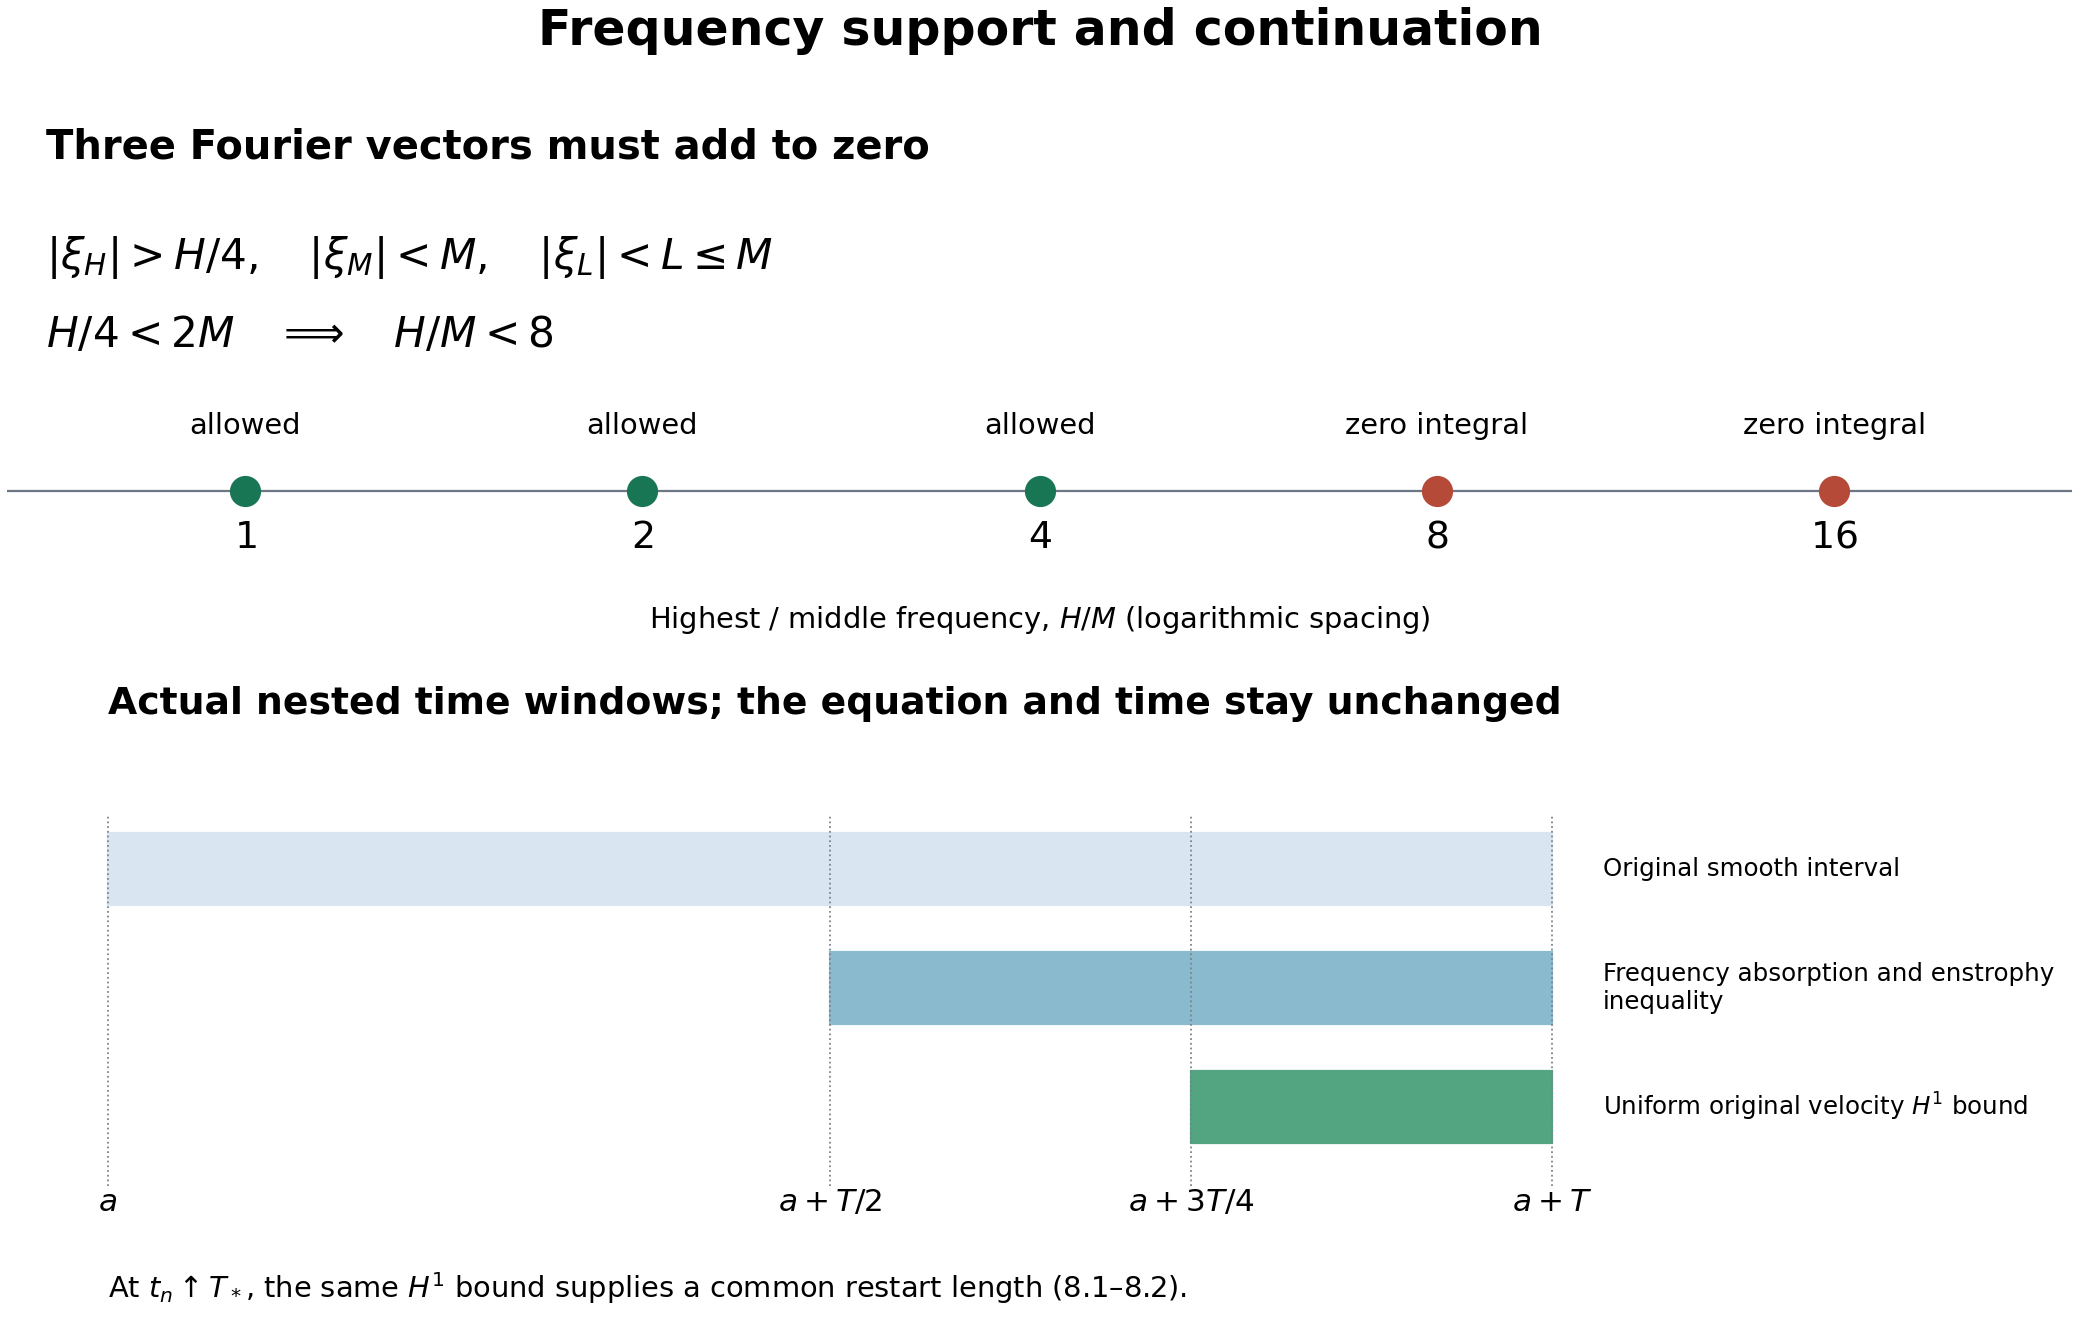

The Python source for this figure:
"""Exact support ratios and the physical time windows in 5.3 and 6.2–8.2."""
from pathlib import Path
import matplotlib
matplotlib.use('Agg')
import matplotlib.pyplot as plt
from matplotlib.patches import Rectangle
fig,axs=plt.subplots(2,1,figsize=(13,8.4),layout='constrained',gridspec_kw={'height_ratios':[1,1.2]})
ax=axs[0];ax.set_xlim(-.6,4.6);ax.set_ylim(-.7,2)
ax.axhline(0,color='#6c7685',lw=1)
for j,lab in enumerate(['1','2','4','8','16']):
    valid=j<=2
    ax.scatter(j,0,s=170,color='#197654' if valid else '#b54a38',zorder=4)
    ax.text(j,-.27,'$'+lab+'$',ha='center',fontsize=17)
    ax.text(j,.27,'allowed' if valid else 'zero integral',ha='center',fontsize=13)
ax.text(-.5,1.57,'Three Fourier vectors must add to zero',fontsize=18,weight='bold')
ax.text(-.5,1.05,r'$|\xi_H|>H/4,\quad |\xi_M|<M,\quad |\xi_L|<L\leq M$',fontsize=19)
ax.text(-.5,.68,r'$H/4<2M\quad\Longrightarrow\quad H/M<8$',fontsize=19)
ax.text(2,-.65,r'Highest / middle frequency, $H/M$ (logarithmic spacing)',ha='center',fontsize=13)
ax.set_axis_off()
ax=axs[1];ax.set_xlim(-.07,1.36);ax.set_ylim(-.65,1.25)
ax.text(0,1.08,'Actual nested time windows; the equation and time stay unchanged',fontsize=17,weight='bold')
for y,l,r,color,label in [(.65,0,1,'#d9e5f0','Original smooth interval'),(.32,.5,1,'#89bacd','Frequency absorption and enstrophy inequality'),(-.01,.75,1,'#53a481','Uniform original velocity $H^1$ bound')]:
    ax.add_patch(Rectangle((l,y-.1),r-l,.2,color=color))
    ax.text(1.035,y,label,va='center',fontsize=11,wrap=True)
for x,label in [(0,'$a$'),(.5,'$a+T/2$'),(.75,'$a+3T/4$'),(1,'$a+T$')]:
    ax.plot([x,x],[-.23,.8],ls=':',color='#7c8189',lw=.8)
    ax.text(x,-.3,label,ha='center',fontsize=14)
ax.text(0,-.54,r'At $t_n\uparrow T_*$, the same $H^1$ bound supplies a common restart length (8.1–8.2).',fontsize=13)
ax.set_axis_off()
fig.suptitle('Frequency support and continuation',fontsize=22,weight='bold')
out=Path(__file__).with_suffix('')
fig.savefig(out.with_suffix('.png'),dpi=160)
fig.savefig(out.with_suffix('.svg'))
plt.close(fig)
